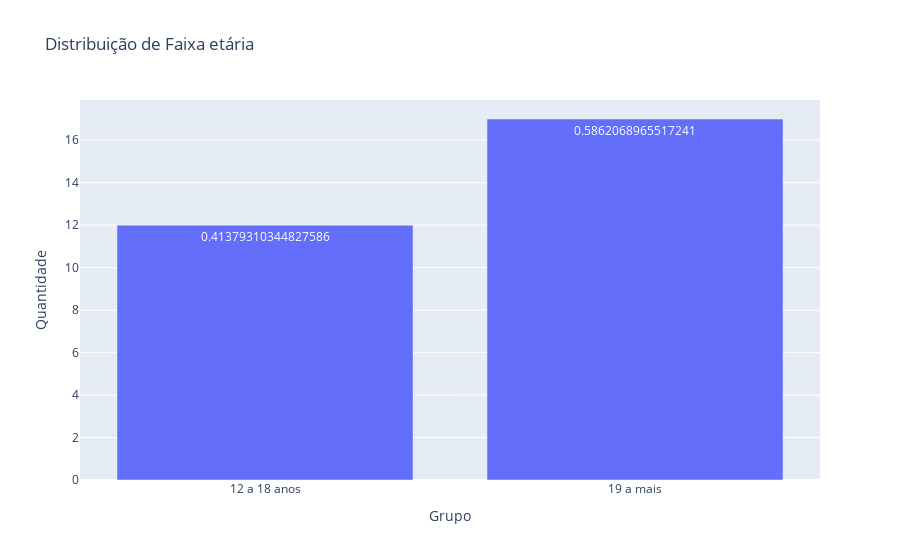
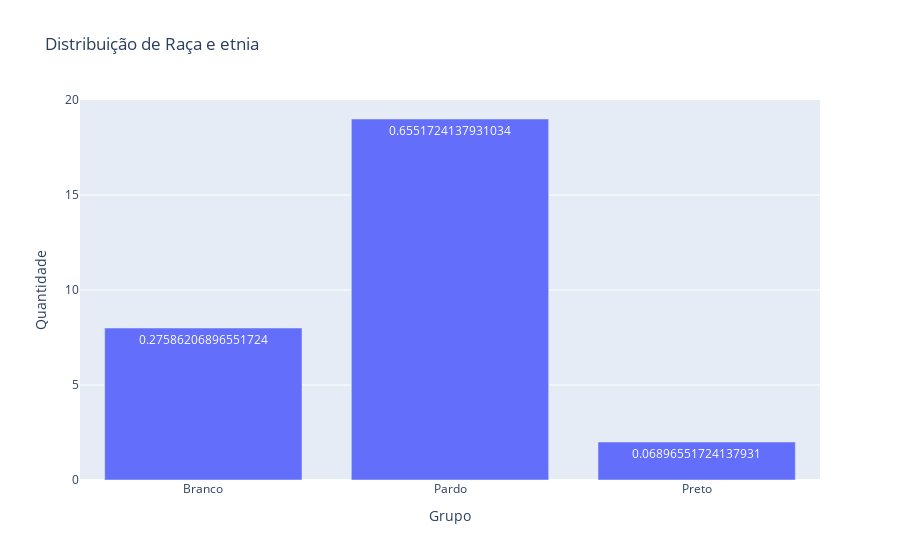
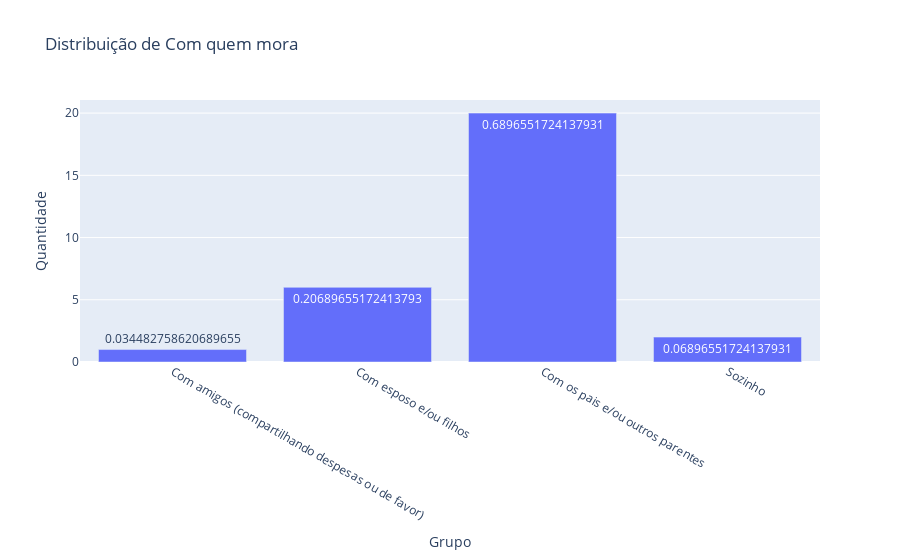
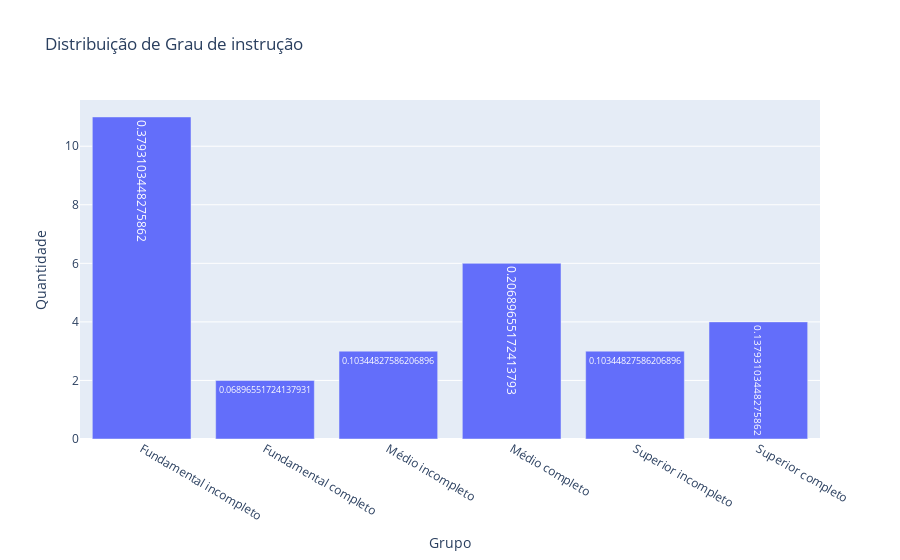

Write notebook code for charts like these, in order.
### Code cell
# Gráficos

## Função
import plotly.graph_objects as go

def barchart(df, col, order=None):
    
    value_counts = df[col].value_counts().sort_index()
    if order is not None: 
        value_counts = value_counts.reindex(order)

    data = [go.Bar(
        x=value_counts.index, 
        y=value_counts,
        text=value_counts.values,
        textposition='auto'
    )]
    
    fig = go.Figure(data=data)
    fig.update_layout(
        title=f"Distribuição de {col}",
        xaxis_title="Grupo",
        yaxis_title="Quantidade"
    )

    return fig

## Teste

#print(df_sociodemografico.columns[1:].tolist())
#print(df_sociodemografico['Exercício'].unique())
#fig = barchart(df_sociodemografico, 'Grau de instrução')
#fig.show()

## Gerar gráficos

i = 1
for col in df_sociodemografico.columns[1:].tolist():
    fig = barchart(df_sociodemografico, col, order[col])
    fig.show()
    fig.write_image(f"1.{i}. Sociodemografico - {col}.png", format="png")
    i += 1

### Figure 1 — Plotly figure (JSON) as saved in the notebook; plotly's stock layout.template omitted (floating-point values rounded to 4 significant figures)
{"data": [{"text": [0.4138, 0.5862], "textposition": "auto", "type": "bar", "x": ["12 a 18 anos", "19 a mais"], "y": [12, 17]}], "layout": {"title": {"text": "Distribuição de Faixa etária"}, "xaxis": {"title": {"text": "Grupo"}}, "yaxis": {"title": {"text": "Quantidade"}}}}

### Figure 2 — Plotly figure (JSON) as saved in the notebook; plotly's stock layout.template omitted (floating-point values rounded to 4 significant figures)
{"data": [{"text": [0.2759, 0.6552, 0.06897], "textposition": "auto", "type": "bar", "x": ["Branco", "Pardo", "Preto"], "y": [8, 19, 2]}], "layout": {"title": {"text": "Distribuição de Raça e etnia"}, "xaxis": {"title": {"text": "Grupo"}}, "yaxis": {"title": {"text": "Quantidade"}}}}

### Figure 3 — Plotly figure (JSON) as saved in the notebook; plotly's stock layout.template omitted (floating-point values rounded to 4 significant figures)
{"data": [{"text": [0.03448, 0.2069, 0.6897, 0.06897], "textposition": "auto", "type": "bar", "x": ["Com amigos (compartilhando despesas ou de favor)", "Com esposo e/ou filhos", "Com os pais e/ou outros parentes", "Sozinho"], "y": [1, 6, 20, 2]}], "layout": {"title": {"text": "Distribuição de Com quem mora"}, "xaxis": {"title": {"text": "Grupo"}}, "yaxis": {"title": {"text": "Quantidade"}}}}

### Figure 4 — Plotly figure (JSON) as saved in the notebook; plotly's stock layout.template omitted (floating-point values rounded to 4 significant figures)
{"data": [{"text": [0.3793, 0.06897, 0.1034, 0.2069, 0.1034, 0.1379], "textposition": "auto", "type": "bar", "x": ["Fundamental incompleto", "Fundamental completo", "Médio incompleto", "Médio completo", "Superior incompleto", "Superior completo"], "y": [11, 2, 3, 6, 3, 4]}], "layout": {"title": {"text": "Distribuição de Grau de instrução"}, "xaxis": {"title": {"text": "Grupo"}}, "yaxis": {"title": {"text": "Quantidade"}}}}
